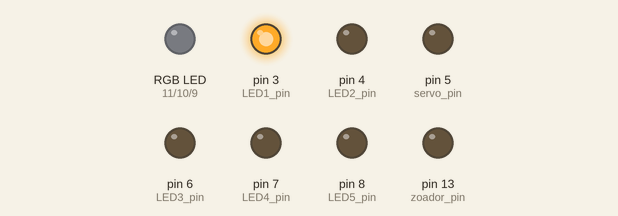
This sketch was run on a simulated Arduino Uno, built with avr-gcc and run on an emulated ATmega328P. Parts: an RGB LED mixed from three pins (HIGH = lit), output pins drawn as LEDs (lit = HIGH).

Above: at 0.05 s.
At 0.55 s:
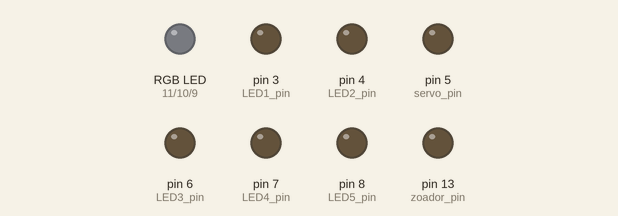
At 0.75 s:
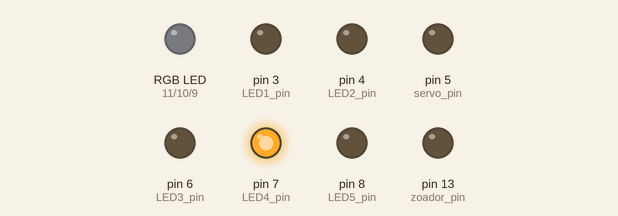
At 1.45 s:
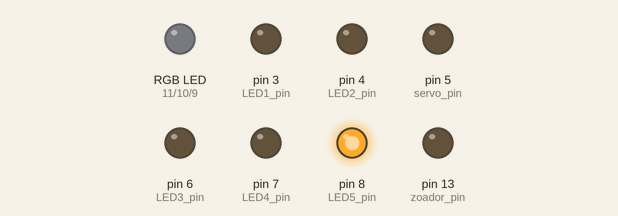
At 2.15 s:
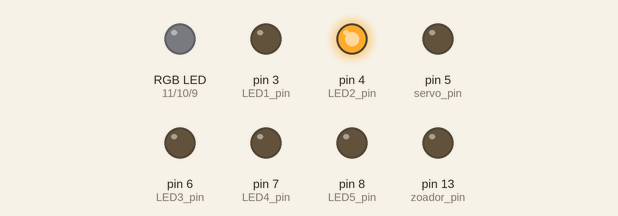
At 2.85 s:
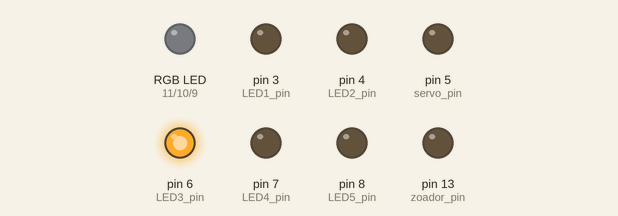
Timing chart, 0 to 3.1 s (numbered marks = the images above):
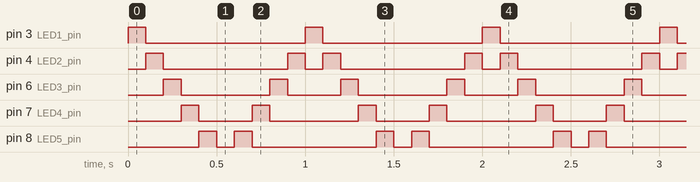

The sketch:

BATS_2_doble.ino
```cpp
/*********************************************************
* Identifica os pins asociados a cada un dos componentes *
*********************************************************/

#define LED1_pin 3
#define LED2_pin 4
#define LED3_pin 6
#define LED4_pin 7
#define LED5_pin 8

#define RGB_R_pin 11
#define RGB_G_pin 10
#define RGB_B_pin 9

#define servo_pin 5

#define zoador_pin 13

#define pulsador1_pin A3
#define pulsador2_pin A4
#define pulsador3_pin A5

#define pot1_pin = A1
#define pot2_pin = A2
#define LDR_pin =  A0

int auxiliar_LED = 1;
int direccion_LED = 1;

void setup()
{
  pinMode (LED1_pin, OUTPUT);
  pinMode (LED2_pin, OUTPUT);
  pinMode (LED3_pin, OUTPUT);
  pinMode (LED4_pin, OUTPUT);
  pinMode (LED5_pin, OUTPUT);

  pinMode (RGB_R_pin, OUTPUT);
  pinMode (RGB_G_pin, OUTPUT);
  pinMode (RGB_B_pin, OUTPUT);

  pinMode (servo_pin, OUTPUT);
  pinMode (zoador_pin, OUTPUT);

  pinMode (pulsador1_pin, INPUT);
  pinMode (pulsador2_pin, INPUT);
  pinMode (pulsador3_pin, INPUT);

}

void loop()
{
  digitalWrite (LED1_pin, LOW);
  digitalWrite (LED2_pin, LOW);
  digitalWrite (LED3_pin, LOW);
  digitalWrite (LED4_pin, LOW);
  digitalWrite (LED5_pin, LOW);

  if (auxiliar_LED==1) digitalWrite (LED1_pin, HIGH);
  if (auxiliar_LED==2) digitalWrite (LED2_pin, HIGH);
  if (auxiliar_LED==3) digitalWrite (LED3_pin, HIGH);
  if (auxiliar_LED==4) digitalWrite (LED4_pin, HIGH);
  if (auxiliar_LED==5) digitalWrite (LED5_pin, HIGH);

  auxiliar_LED +=direccion_LED;
  if (auxiliar_LED >= 6) direccion_LED = -1;
  if (auxiliar_LED <= 1) direccion_LED = +1;

  delay (100);

}
```

Measured:
- by itself, pin 3 (LED1_pin): alternates HIGH for 0.10 s and LOW for 0.90 s
- by itself, pin 4 (LED2_pin): repeats every 1.0 s: LOW 0.70 s, HIGH 0.10 s, LOW 0.10 s, HIGH 0.10 s
- by itself, pin 6 (LED3_pin): repeats every 1.0 s: LOW 0.50 s, HIGH 0.10 s, LOW 0.30 s, HIGH 0.10 s
- by itself, pin 7 (LED4_pin): repeats every 1.0 s: LOW 0.30 s, HIGH 0.10 s, LOW 0.50 s, HIGH 0.10 s
- by itself, pin 8 (LED5_pin): repeats every 1.0 s: LOW 0.10 s, HIGH 0.10 s, LOW 0.70 s, HIGH 0.10 s
